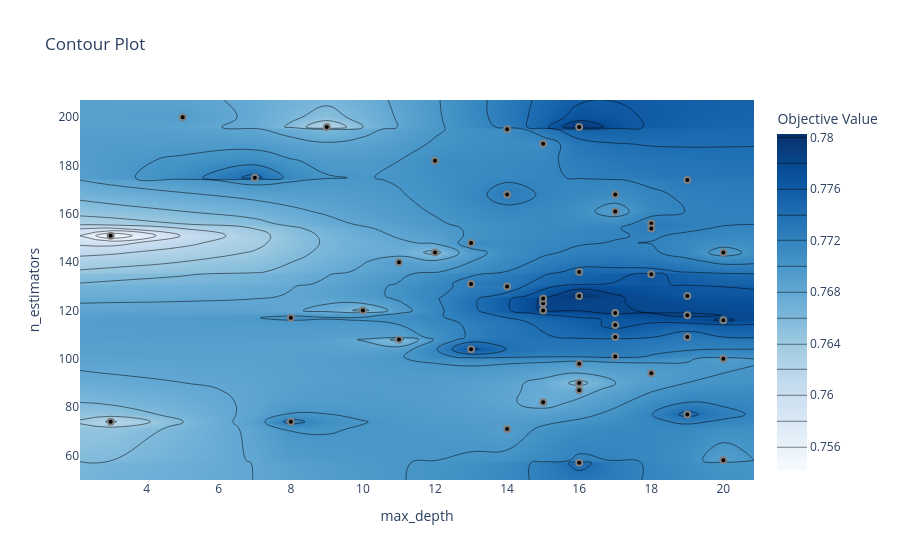

The code cell stored with this chart in its notebook:
### Code cell
# 4. Contour Plot
plot_contour(study).show()

### Figure 1 — Plotly figure (JSON) as saved in the notebook; plotly's stock layout.template omitted (floating-point values rounded to 4 significant figures; data arrays with more than 128 entries replaced by an {"elided": "..."} marker saying what was removed)
{"data": [{"colorbar": {"title": {"text": "Objective Value"}}, "colorscale": [[0, "rgb(247,251,255)"], [0.125, "rgb(222,235,247)"], [0.25, "rgb(198,219,239)"], [0.375, "rgb(158,202,225)"], [0.5, "rgb(107,174,214)"], [0.625, "rgb(66,146,198)"], [0.75, "rgb(33,113,181)"], [0.875, "rgb(8,81,156)"], [1, "rgb(8,48,107)"]], "connectgaps": true, "contours": {"coloring": "heatmap"}, "hoverinfo": "none", "line": {"smoothing": 1.3}, "reversescale": false, "type": "contour", "x": [2.15, 3, 5, 7, 8, 9, 10, 11, 12, 13, 14, 15, 16, 17, 18, 19, 20, 20.85], "y": [49.85, 57, 58, 71, 74, 77, 82, 87, 90, 94, 98, 100, 101, 104, 108, 109, 114, 116, 117, 118, 119, 120, 123, 125, 126, 130, 131, 135, 136, 140, 144, 148, 151, 154, 156, 161, 168, 174, 175, 182, 189, 195, 196, 200, 207.2], "z": {"elided": "45x18 float values"}}, {"marker": {"color": "black", "line": {"color": "Gray", "width": 2}}, "mode": "markers", "name": "Feasible Trial", "showlegend": false, "type": "scatter", "x": [3, 9, 13, 8, 20, 16, 5, 14, 7, 16, 19, 19, 17, 20, 16, 11, 17, 14, 20, 11, 18, 17, 15, 18, 12, 16, 18, 19, 20, 15, 13, 15, 17, 15, 10, 14, 3, 17, 13, 18, 8, 15, 16, 16, 19, 12, 14, 16, 19, 17], "y": [74, 196, 148, 74, 116, 196, 200, 168, 175, 87, 126, 109, 119, 144, 98, 140, 168, 130, 58, 108, 156, 114, 123, 94, 182, 136, 154, 118, 100, 82, 131, 120, 109, 189, 120, 71, 151, 161, 104, 135, 117, 125, 126, 90, 77, 144, 195, 57, 174, 101]}, {"marker": {"color": "#cccccc", "line": {"color": "Gray", "width": 2}}, "mode": "markers", "name": "Infeasible Trial", "showlegend": false, "type": "scatter", "x": [], "y": []}], "layout": {"title": {"text": "Contour Plot"}, "xaxis": {"range": [2.15, 20.85], "title": {"text": "max_depth"}}, "yaxis": {"range": [49.85, 207.2], "title": {"text": "n_estimators"}}}}
